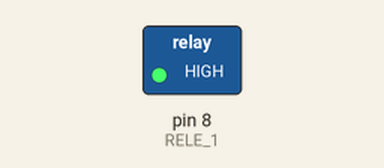
Simulated run of this sketch. Board: Arduino Uno, built with avr-gcc and run on an emulated ATmega328P. Shown: switched loads named in the sketch (green lamp = pin HIGH). Dashed ring = blinking.

Above: at 0.5 s.
Timing chart, 0 to 4.6 s (numbered marks = the images above):
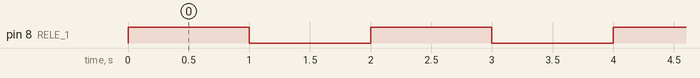

Measured:
- by itself, pin 8 (RELE_1): alternates HIGH for 1.0 s and LOW for 1.0 s

The sketch:

controle_rele.ino
```cpp
int RELE_1 = 8;

void setup() {

  // put your setup code here, to run once:

  pinMode(RELE_1,OUTPUT);
}

void loop() {
  // put your main code here, to run repeatedly:
  digitalWrite(RELE_1, HIGH);
  delay(1000);
  digitalWrite(RELE_1, LOW);
  delay(1000);
}
```
